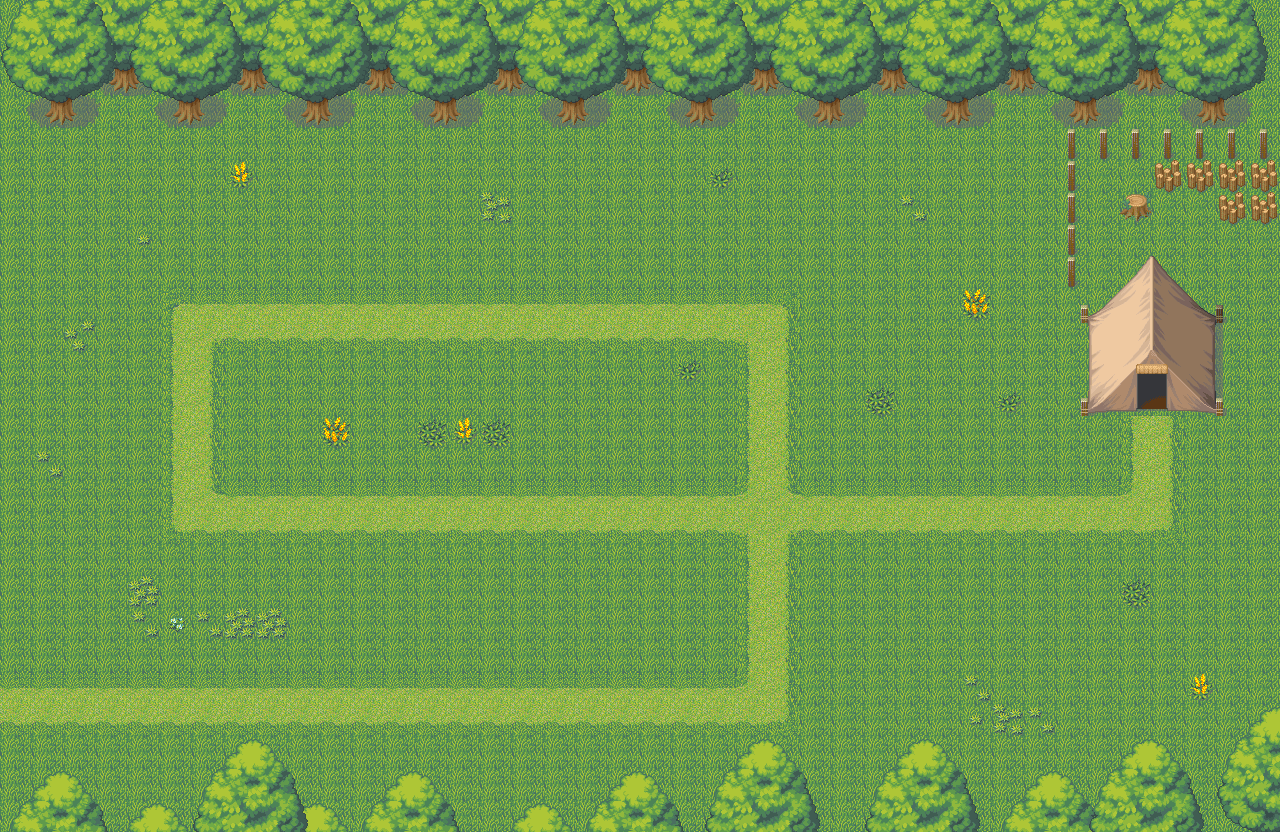

Rendered tile map (Tiled .tmx) drawn with the repository's tilesets; below, a short description and the map source with its tile grids summarised:
An orthogonal 40x26 tile map with 32x32 px tiles, 3 tile layers (块层 1, 块层 2, 块层 3) and 115 objects (114x Pos, Path_001).

<map version="1.0" orientation="orthogonal" renderorder="right-down" width="40" height="26" tilewidth="32" tileheight="32" nextobjectid="143">
 <properties>
  <property name="WaveCount" type="int" value="4" />
 </properties>
 <tileset firstgid="1" name="001-Grassland01" tilewidth="32" tileheight="32" tilecount="144" columns="8">
  <image source="texture_001.png" trans="ffffff" width="256" height="576" />
 </tileset>
 <layer name="块层 1" width="40" height="26">
  <data>[1040 cells, 1040 non-empty, 2 distinct tile ids]</data>
 </layer>
 <layer name="块层 2" width="40" height="26">
  <data>[1040 cells, 366 non-empty, 68 distinct tile ids]</data>
 </layer>
 <layer name="块层 3" width="40" height="26">
  <data>[1040 cells, 251 non-empty, 20 distinct tile ids]</data>
 </layer>
 <objectgroup name="TowerPos">
  <properties>
   <property name="TowerPosHeight" type="float" value="64" />
   <property name="TowerPosWidth" type="float" value="64" />
  </properties>
  <object id="5" name="Pos" x="160" y="544" width="64" height="64" />
  <object id="6" name="Pos" x="288" y="352" width="64" height="64" />
  <object id="7" name="Pos" x="288" y="416" width="64" height="64" />
  <object id="8" name="Pos" x="480" y="352" width="64" height="64" />
  <object id="11" name="Pos" x="352" y="416" width="64" height="64" />
  <object id="12" name="Pos" x="352" y="352" width="64" height="64" />
  <object id="13" name="Pos" x="416" y="352" width="64" height="64" />
  <object id="14" name="Pos" x="672" y="352" width="64" height="64" />
  <object id="15" name="Pos" x="800" y="352" width="64" height="64" />
  <object id="16" name="Pos" x="544" y="416" width="64" height="64" />
  <object id="17" name="Pos" x="544" y="352" width="64" height="64" />
  <object id="18" name="Pos" x="608" y="352" width="64" height="64" />
  <object id="19" name="Pos" x="800" y="416" width="64" height="64" />
  <object id="20" name="Pos" x="864" y="352" width="64" height="64" />
  <object id="21" name="Pos" x="864" y="416" width="64" height="64" />
  <object id="22" name="Pos" x="928" y="352" width="64" height="64" />
  <object id="23" name="Pos" x="160" y="608" width="64" height="64" />
  <object id="24" name="Pos" x="224" y="608" width="64" height="64" />
  <object id="25" name="Pos" x="224" y="544" width="64" height="64" />
  <object id="26" name="Pos" x="288" y="544" width="64" height="64" />
  <object id="27" name="Pos" x="288" y="608" width="64" height="64" />
  <object id="28" name="Pos" x="544" y="608" width="64" height="64" />
  <object id="29" name="Pos" x="480" y="608" width="64" height="64" />
  <object id="30" name="Pos" x="544" y="544" width="64" height="64" />
  <object id="31" name="Pos" x="480" y="416" width="64" height="64" />
  <object id="32" name="Pos" x="416" y="416" width="64" height="64" />
  <object id="33" name="Pos" x="864" y="608" width="64" height="64" />
  <object id="34" name="Pos" x="800" y="608" width="64" height="64" />
  <object id="35" name="Pos" x="864" y="544" width="64" height="64" />
  <object id="36" name="Pos" x="800" y="544" width="64" height="64" />
  <object id="37" name="Pos" x="672" y="416" width="64" height="64" />
  <object id="38" name="Pos" x="1120" y="544" width="64" height="64" />
  <object id="39" name="Pos" x="1056" y="608" width="64" height="64" />
  <object id="40" name="Pos" x="1056" y="544" width="64" height="64" />
  <object id="41" name="Pos" x="992" y="416" width="64" height="64" />
  <object id="42" name="Pos" x="928" y="416" width="64" height="64" />
  <object id="43" name="Pos" x="480" y="544" width="64" height="64" />
  <object id="44" name="Pos" x="416" y="608" width="64" height="64" />
  <object id="45" name="Pos" x="352" y="608" width="64" height="64" />
  <object id="46" name="Pos" x="352" y="544" width="64" height="64" />
  <object id="47" name="Pos" x="416" y="544" width="64" height="64" />
  <object id="48" name="Pos" x="608" y="608" width="64" height="64" />
  <object id="49" name="Pos" x="608" y="544" width="64" height="64" />
  <object id="50" name="Pos" x="672" y="608" width="64" height="64" />
  <object id="51" name="Pos" x="672" y="544" width="64" height="64" />
  <object id="52" name="Pos" x="608" y="416" width="64" height="64" />
  <object id="54" name="Pos" x="992" y="608" width="64" height="64" />
  <object id="55" name="Pos" x="928" y="608" width="64" height="64" />
  <object id="56" name="Pos" x="928" y="544" width="64" height="64" />
  <object id="57" name="Pos" x="992" y="544" width="64" height="64" />
  <object id="58" name="Pos" x="96" y="608" width="64" height="64" />
  <object id="59" name="Pos" x="1056" y="416" width="64" height="64" />
  </objectgroup>
 <objectgroup name="Path">
  <!-- 1 objects omitted --></objectgroup>
 <objectgroup name="Wave001" visible="0">
  <properties>
   <property name="m001" value="1 0 1.0" />
   <property name="m002" value="1 0 1.0" />
   <property name="m003" value="1 0 1.0" />
   <property name="m004" value="1 0 1.0" />
   <property name="m005" value="1 0 1.0" />
   <property name="m006" value="1 0 1.0" />
   <property name="m007" value="1 0 1.0" />
   <property name="m008" value="1 0 1.0" />
   <property name="m009" value="1 0 1.0" />
   <property name="m010" value="1 0 1.0" />
   <property name="momsterCount" type="int" value="10" />
   <property name="waveTime" type="float" value="30" />
  </properties>
 </objectgroup>
 <objectgroup name="Wave002" visible="0">
  <properties>
   <property name="m001" value="1 0 1.0" />
   <property name="m002" value="1 0 1.0" />
   <property name="m003" value="1 0 1.0" />
   <property name="m004" value="1 0 1.0" />
   <property name="m005" value="1 0 1.0" />
   <property name="m006" value="1 0 1.0" />
   <property name="m007" value="1 0 1.0" />
   <property name="m008" value="1 0 1.0" />
   <property name="m009" value="1 0 1.0" />
   <property name="m010" value="1 0 1.0" />
   <property name="momsterCount" type="int" value="10" />
   <property name="waveTime" type="int" value="30" />
  </properties>
 </objectgroup>
 <objectgroup name="Wave003" visible="0">
  <properties>
   <property name="m001" value="1 0 0.75" />
   <property name="m002" value="1 0 0.75" />
   <property name="m003" value="1 0 0.75" />
   <property name="m004" value="1 0 0.75" />
   <property name="m005" value="1 0 0.75" />
   <property name="m006" value="1 0 0.75" />
   <property name="m007" value="1 0 0.75" />
   <property name="m008" value="1 0 0.75" />
   <property name="m009" value="1 0 0.75" />
   <property name="m010" value="1 0 0.75" />
   <property name="m011" value="1 0 0.75" />
   <property name="m012" value="1 0 0.75" />
   <property name="m013" value="1 0 0.75" />
   <property name="m014" value="1 0 0.75" />
   <property name="m015" value="1 0 0.75" />
   <property name="momsterCount" type="int" value="15" />
   <property name="waveTime" type="int" value="45" />
  </properties>
 </objectgroup>
 <objectgroup name="Wave004" visible="0">
  <properties>
   <property name="m001" value="1 0 0.75" />
   <property name="m002" value="1 0 0.75" />
   <property name="m003" value="1 0 0.75" />
   <property name="m004" value="1 0 0.75" />
   <property name="m005" value="1 0 0.75" />
   <property name="m006" value="1 0 0.75" />
   <property name="m007" value="1 0 0.75" />
   <property name="m008" value="1 0 0.75" />
   <property name="m009" value="1 0 0.75" />
   <property name="m010" value="1 0 0.75" />
   <property name="m011" value="1 0 0.75" />
   <property name="m012" value="1 0 0.75" />
   <property name="m013" value="1 0 0.75" />
   <property name="m014" value="1 0 0.75" />
   <property name="m015" value="1 0 0.75" />
   <property name="momsterCount" type="int" value="15" />
   <property name="waveTime" type="int" value="16" />
  </properties>
 </objectgroup>
</map>
<!-- 63 of 115 objects omitted -->
